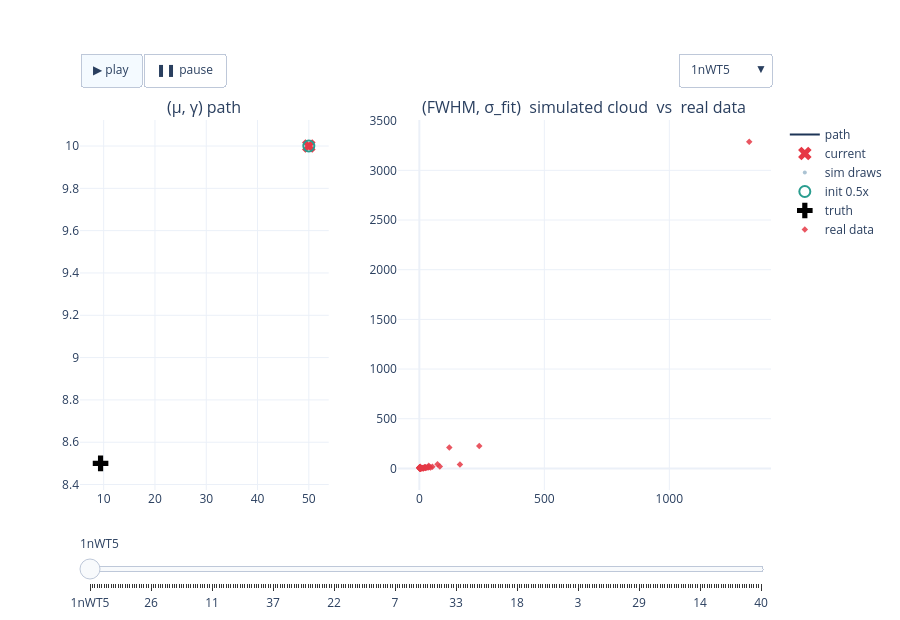
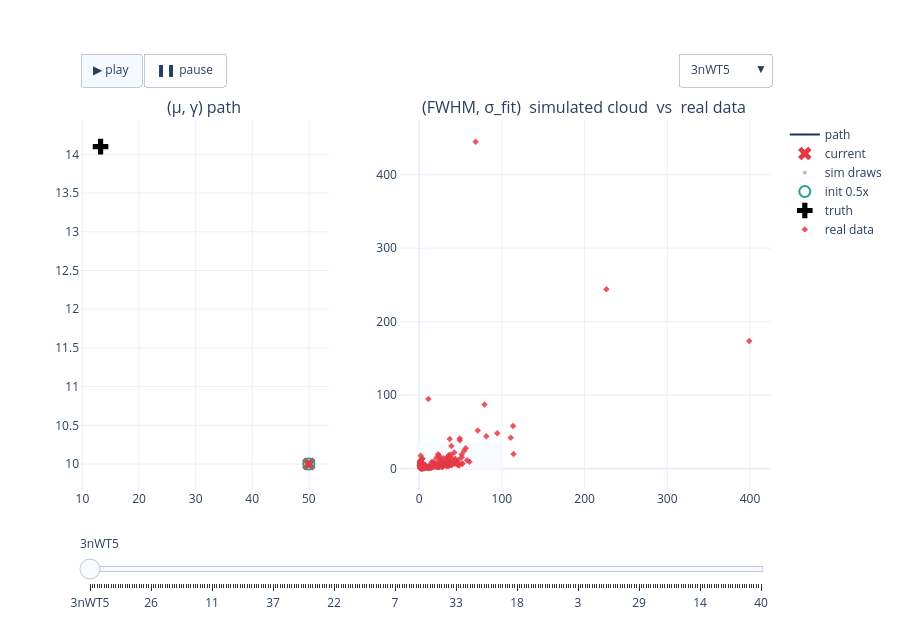

Source (notebook cell) for these figures, in order:
### Code cell
def _grid_range(f, s, pct=(2, 98), pad=0.12):
    lo_f, hi_f = np.percentile(f, pct); lo_s, hi_s = np.percentile(s, pct)
    df, ds = max(hi_f - lo_f, 1e-6), max(hi_s - lo_s, 1e-6)
    return (lo_f - pad*df, hi_f + pad*df), (lo_s - pad*ds, hi_s + pad*ds)

def _density(cf, cs, xr, yr, nx=36, ny=36, smooth=1.2):
    H, xe, ye = np.histogram2d(cf, cs, bins=[nx, ny], range=[xr, yr])
    Z = gaussian_filter(H.T, smooth)
    Z = Z / max(Z.max(), 1e-12)
    return 0.5*(xe[:-1]+xe[1:]), 0.5*(ye[:-1]+ye[1:]), np.round(Z*100).astype(int)

def build_power_figure(results, power):
    rs = sorted([r for r in results if r['power'] == power], key=lambda r: r['T'])
    if not rs:
        print(f'no {power} experiments -> figure skipped'); return None

    grids, pranges = {}, {}
    for r in rs:
        cf = np.concatenate([fr['cloud_f'] for fr in r['history']])
        cs = np.concatenate([fr['cloud_s'] for fr in r['history']])
        grids[r['exp']] = _grid_range(np.concatenate([cf, r['target_f']]),
                                      np.concatenate([cs, r['target_s']]))
        pmus = [fr['mu'] for fr in r['history']] + [r['mu_true'], r['mu_init']]
        pgam = [fr['gamma'] for fr in r['history']] + [r['gamma_true'], r['gamma_init']]
        pranges[r['exp']] = ((0, max(pmus)*1.05), (0, max(pgam)*1.05))

    fig = make_subplots(rows=1, cols=2, column_widths=[0.40, 0.60], horizontal_spacing=0.10,
                        subplot_titles=['(μ, γ) path', '(FWHM, σ_fit)  simulated cloud  vs  real data'])
    fig.add_trace(go.Scatter(x=[], y=[], mode='lines', line=dict(color='#1d3557', width=2), name='path'), 1, 1)
    fig.add_trace(go.Scatter(x=[], y=[], mode='markers', marker=dict(color='#e63946', size=12, symbol='x'), name='current'), 1, 1)
    fig.add_trace(go.Contour(x=[0,1], y=[0,1], z=[[0,0],[0,0]], colorscale='Blues', showscale=False,
                             contours=dict(showlines=False), opacity=0.85, name='sim density'), 1, 2)
    fig.add_trace(go.Scatter(x=[], y=[], mode='markers', marker=dict(color='#457b9d', size=4, opacity=0.45), name='sim draws'), 1, 2)
    fig.add_trace(go.Scatter(x=[], y=[], mode='markers', marker=dict(color='#2a9d8f', size=11, symbol='circle-open',
                                                                     line=dict(width=2)), name='init 0.5x'), 1, 1)
    fig.add_trace(go.Scatter(x=[], y=[], mode='markers', marker=dict(color='#000000', size=13, symbol='cross'), name='truth'), 1, 1)
    fig.add_trace(go.Scatter(x=[], y=[], mode='markers', marker=dict(color='#e63946', size=5, opacity=0.85,
                                                                     symbol='diamond'), name='real data'), 1, 2)

    frames = []
    for r in rs:
        xr, yr = grids[r['exp']]; (px0, px1), (py0, py1) = pranges[r['exp']]
        for fr in r['history']:
            k = fr['step']
            px = [h['mu'] for h in r['history'][:k+1]]
            py = [h['gamma'] for h in r['history'][:k+1]]
            xc, yc, Z = _density(fr['cloud_f'], fr['cloud_s'], xr, yr)
            data = [go.Scatter(x=px, y=py),
                    go.Scatter(x=[px[-1]], y=[py[-1]]),
                    go.Contour(x=xc, y=yc, z=Z),
                    go.Scatter(x=fr['cloud_f'], y=fr['cloud_s'])]
            if k == 0:
                data += [go.Scatter(x=[r['mu_init']], y=[r['gamma_init']]),
                         go.Scatter(x=[r['mu_true']], y=[r['gamma_true']]),
                         go.Scatter(x=r['target_f'], y=r['target_s'])]
            frames.append(go.Frame(name=f"{r['exp']}|{k}", data=data, layout=go.Layout(
                title_text=f"{r['exp']}  —  step {k}/{N_ITER}   (μ x{px[-1]/r['mu_true']:.2f}, γ x{py[-1]/r['gamma_true']:.2f})",
                xaxis=dict(range=[px0, px1], title='μ (photons)'),
                yaxis=dict(range=[py0, py1], title='γ (MHz)'),
                xaxis2=dict(range=[xr[0], xr[1]], title='FWHM (MHz)'),
                yaxis2=dict(range=[yr[0], yr[1]], title='σ_fit (MHz)'),
            )))
    fig.frames = frames

    for tr, d in zip(fig.data, frames[0].data):
        for prop in ('x', 'y', 'z'):
            val = getattr(d, prop, None)
            if val is not None:
                setattr(tr, prop, val)

    exps = [r['exp'] for r in rs]
    play  = dict(label='▶ play', method='animate',
                 args=[None, dict(frame=dict(duration=350, redraw=True), fromcurrent=True, transition=dict(duration=0))])
    pause = dict(label='❚❚ pause', method='animate', args=[[None], dict(frame=dict(duration=0, redraw=False), mode='immediate')])
    dropdown = [dict(label=e, method='animate',
                     args=[[f'{e}|0'], dict(mode='immediate', frame=dict(duration=0, redraw=True), transition=dict(duration=0))])
                for e in exps]
    steps = [dict(method='animate', label=(e if k == 0 else str(k)),
                  args=[[f'{e}|{k}'], dict(mode='immediate', frame=dict(duration=0, redraw=True), transition=dict(duration=0))])
             for e in exps for k in range(N_ITER + 1)]
    fig.update_layout(
        height=620, margin=dict(t=120, b=40),
        updatemenus=[
            dict(type='buttons', direction='left', x=0.0, y=1.18, xanchor='left', buttons=[play, pause]),
            dict(type='dropdown', direction='down', x=1.0, y=1.18, xanchor='right',
                 showactive=True, buttons=dropdown, active=0),
        ],
        sliders=[dict(active=0, x=0.0, len=1.0, y=-0.06, currentvalue=dict(prefix=''), steps=steps)],
    )
    return fig

for power in ('1nW', '3nW'):
    fig = build_power_figure(results, power)
    if fig is not None:
        display({'application/vnd.plotly.v1+json': pio.to_json(fig)}, raw=True)
